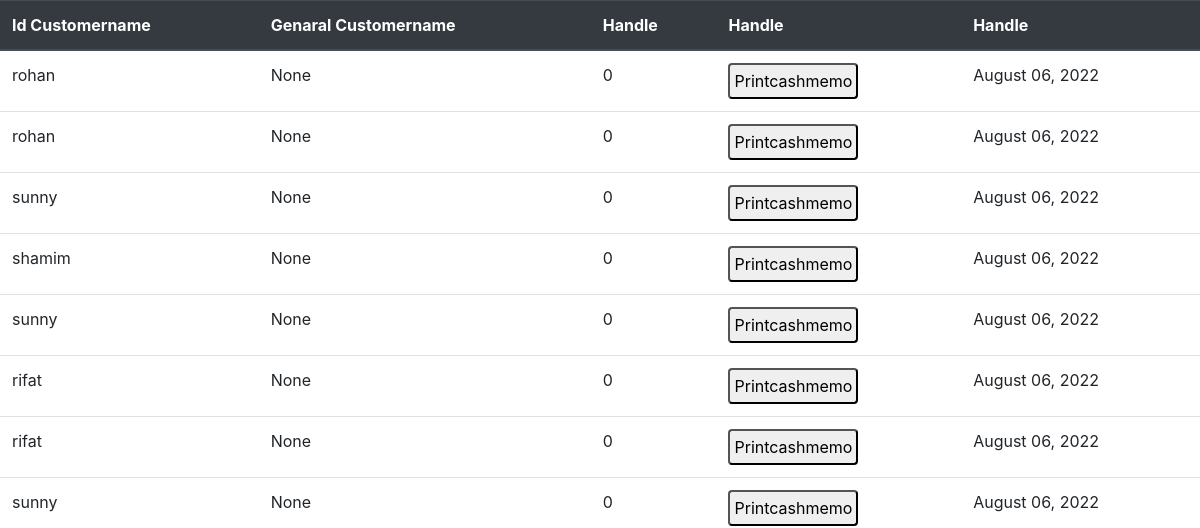
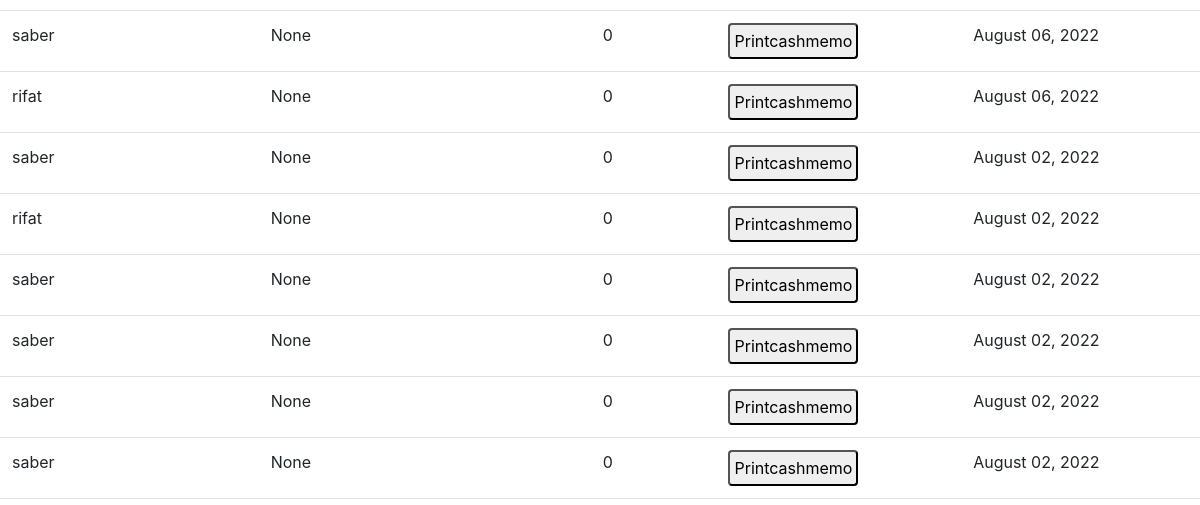
/soldlist (signed in, upper part), run on an earlier commit of the app's database (2 pictures, top to bottom).
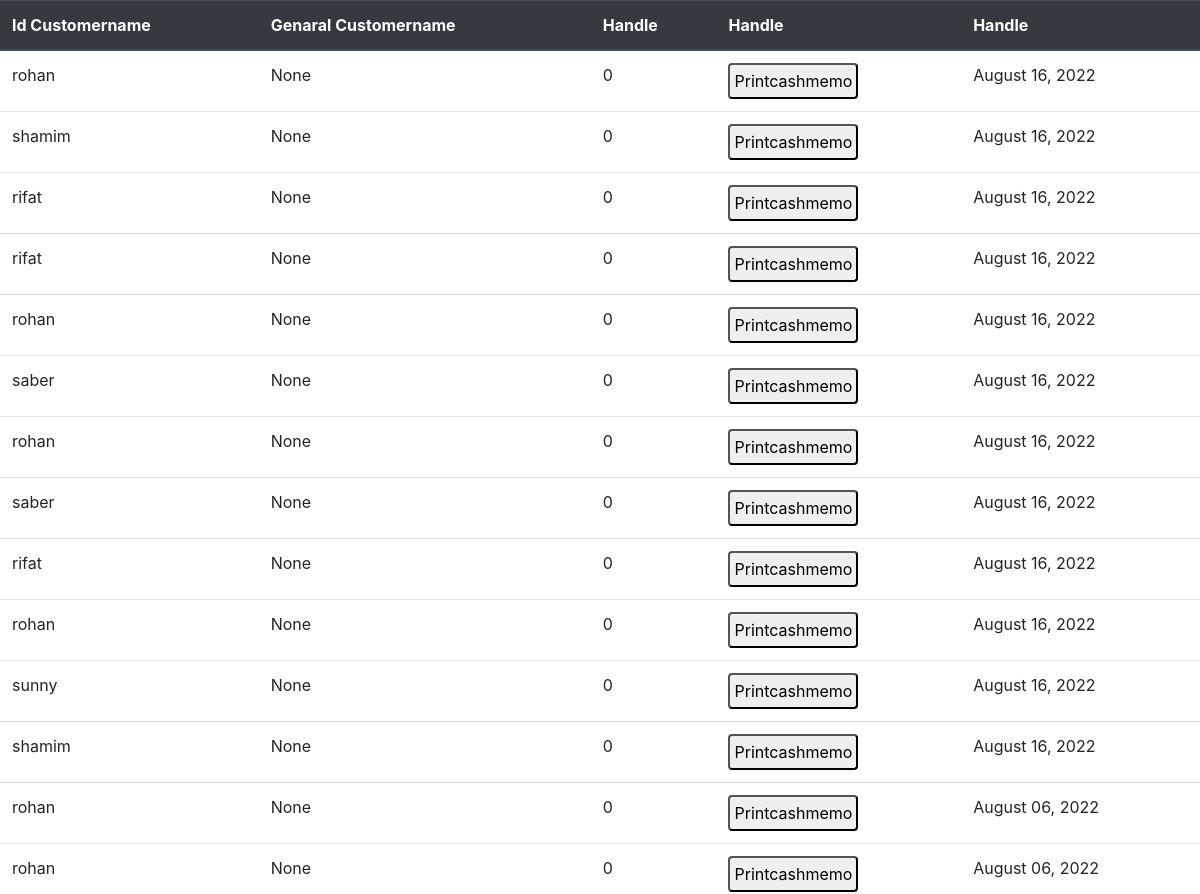
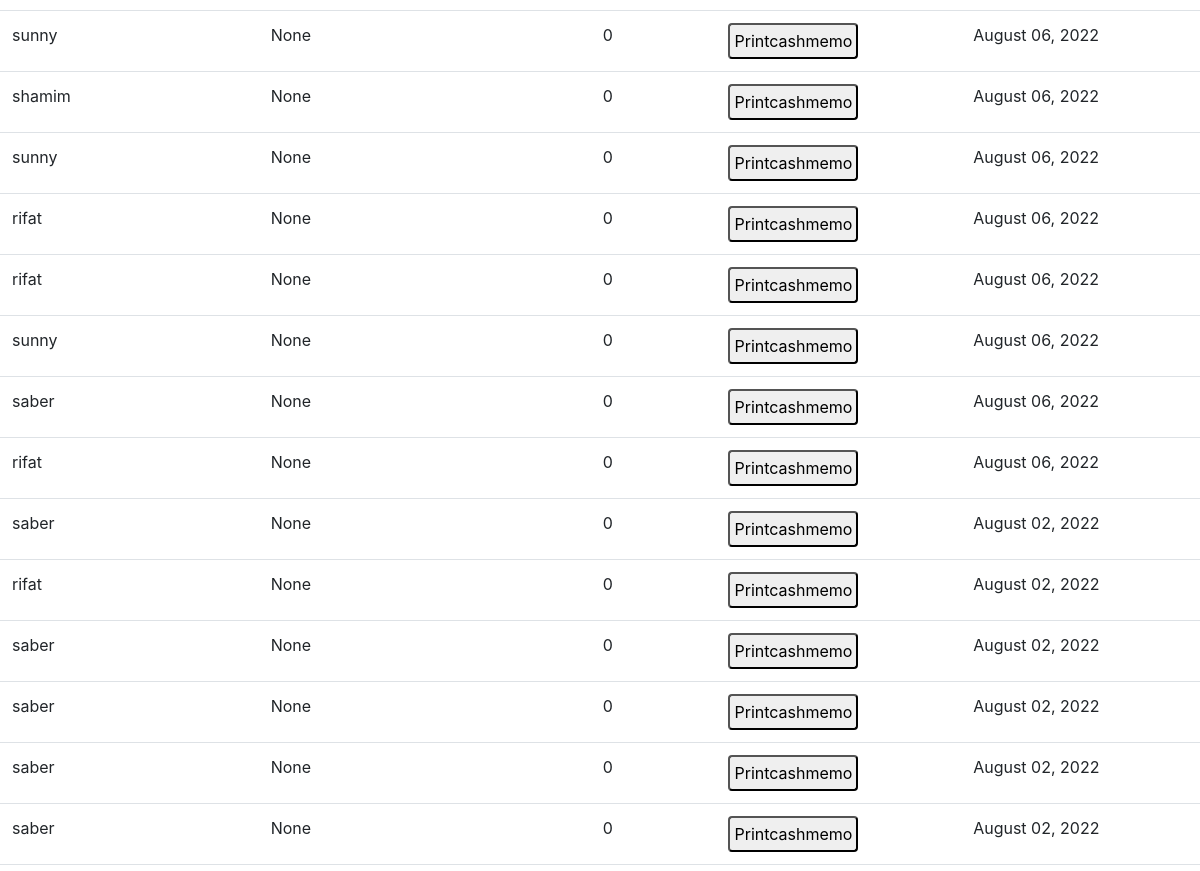
And on a later commit of the database (2 pictures, top to bottom).
### core/models.py (models this page shows, shortened)
class Order(models.Model):
    user = models.ForeignKey(User, on_delete=models.CASCADE)
    customer = models.ForeignKey(Customer, on_delete=models.CASCADE,blank=True,null=True)
    UserItem  = models.ManyToManyField(UserItem,blank=True)
    left = models.DecimalField(
        decimal_places=0,
        max_digits=10,
        validators=[MinValueValidator(0)],
        default=0,
        null=True,
        blank=True
    )
    added = models.DateTimeField(auto_now_add=True,null=True)
    name = models.CharField(max_length=200,null=True,blank=True)
    address = models.CharField(max_length=800,null=True,blank=True)
    paid = models.PositiveIntegerField(default=0,null=True)
    Phone = models.CharField(max_length=200,null=True,blank=True)
    discount = models.PositiveIntegerField(default=0,null=True,blank=True)

class Customer(models.Model):
    name = models.CharField(max_length=200)
    address = models.CharField(max_length=200)
    Phone = models.CharField(max_length=200)

### core/views.py (the view)
# urls.py: path('soldlist', views.soldlist, name='dataupdate'),
@login_required
def soldlist(request):
         orders=Order.objects.all().order_by('-id')
         context = {#'category': category,
               'orders': orders,
               }
         return render(request, 'core/soldlist.html',context)

### core/templates/core/soldlist.html (shortened to what this page needs)
<!doctype html>
<html lang="en">
  <head>
    <link rel="stylesheet" href="https://cdn.jsdelivr.net/npm/bootstrap@4.4.1/dist/css/bootstrap.min.css">
  </head>
  <body>
    <table class="table">
        <thead class="thead-dark">
          <tr>
            <th scope="col">Id Customername</th>
            <th scope="col">Genaral Customername</th>
            <th scope="col">Handle</th>
            <th scope="col">Handle</th>
            <th scope="col">Handle</th>
          </tr>
        </thead>
        <tbody>
            {% for rs in orders %}
            <tr>
                <td >{{ rs.customer.name}}</td>
                <td >{{ rs.name}}</td>
                <td >{{rs.paid}} </td>
                <td><button class="bg-blue-500 hover:bg-blue-700 text-blue-600 text-xs font-bold py-1 px-1 rounded w-40  mr-px"
                                onclick="window.location.href = '{{rs.id}}/cashmemo'">
                                Printcashmemo
                </button>
               </td>
                <td>{{ rs.added| date:"F d, Y"}}</td>
            </tr>
        {% endfor %}
        </tbody>
      </table>
  </body>
</html>

What changed in the data, as far as the page shows it:
added Order: customer.name "rohan", name "None", paid "0", added "August 16, 2022"
added Order: customer.name "shamim", name "None", paid "0", added "August 16, 2022"
added Order: customer.name "rifat", name "None", paid "0", added "August 16, 2022"
added Order: customer.name "rifat", name "None", paid "0", added "August 16, 2022"
added Order: customer.name "rohan", name "None", paid "0", added "August 16, 2022"
added Order: customer.name "saber", name "None", paid "0", added "August 16, 2022"
added Order: customer.name "rohan", name "None", paid "0", added "August 16, 2022"
added Order: customer.name "saber", name "None", paid "0", added "August 16, 2022"
added Order: customer.name "rifat", name "None", paid "0", added "August 16, 2022"
added Order: customer.name "rohan", name "None", paid "0", added "August 16, 2022"
added Order: customer.name "sunny", name "None", paid "0", added "August 16, 2022"
added Order: customer.name "shamim", name "None", paid "0", added "August 16, 2022"
